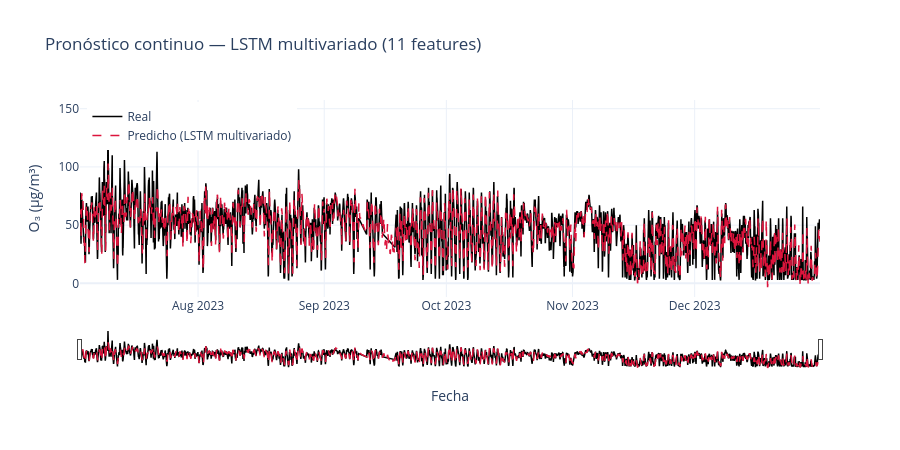

Here is the notebook cell this chart was saved with:
### Code cell
# ── Visualización continua del pronóstico multivariado ────────────────────────
# pred_full: tomamos el PRIMER paso de cada ventana para construir serie continua
pred_full   = y_pred_mv_inv[:, 0]      # primer paso de cada predicción
real_full   = y_te_mv_inv[:, 0]        # primer valor real de cada ventana

# Índice temporal alineado
index_cont = aq_test[FEATURES[0]].iloc[LAGS_MV : LAGS_MV + len(pred_full)].index

fig = go.Figure()
fig.add_trace(go.Scatter(
    x=index_cont, y=real_full,
    name='Real', line=dict(color='black', width=1.5)
))
fig.add_trace(go.Scatter(
    x=index_cont, y=pred_full,
    name='Predicho (LSTM multivariado)', line=dict(color='crimson', width=1.5, dash='dash')
))
fig.update_layout(
    title=f'Pronóstico continuo — LSTM multivariado ({len(FEATURES)} features)',
    xaxis_title='Fecha', yaxis_title='O₃ (µg/m³)',
    template='plotly_white', height=450,
    xaxis=dict(rangeslider=dict(visible=True), type='date'),
    legend=dict(x=0.01, y=0.99)
)
fig.show()

### Figure 1 — Plotly figure (JSON) as saved in the notebook; plotly's stock layout.template omitted (floating-point values rounded to 4 significant figures; data arrays with more than 128 entries replaced by an {"elided": "..."} marker saying what was removed)
{"data": [{"line": {"color": "black", "width": 1.5}, "name": "Real", "type": "scatter", "x": {"elided": "4364 str values"}, "y": {"elided": "4364 float values"}}, {"line": {"color": "crimson", "dash": "dash", "width": 1.5}, "name": "Predicho (LSTM multivariado)", "type": "scatter", "x": {"elided": "4364 str values"}, "y": {"elided": "4364 float values"}}], "layout": {"height": 450, "legend": {"x": 0.01, "y": 0.99}, "title": {"text": "Pronóstico continuo — LSTM multivariado (11 features)"}, "xaxis": {"rangeslider": {"visible": true}, "title": {"text": "Fecha"}, "type": "date"}, "yaxis": {"title": {"text": "O₃ (µg/m³)"}}}}
